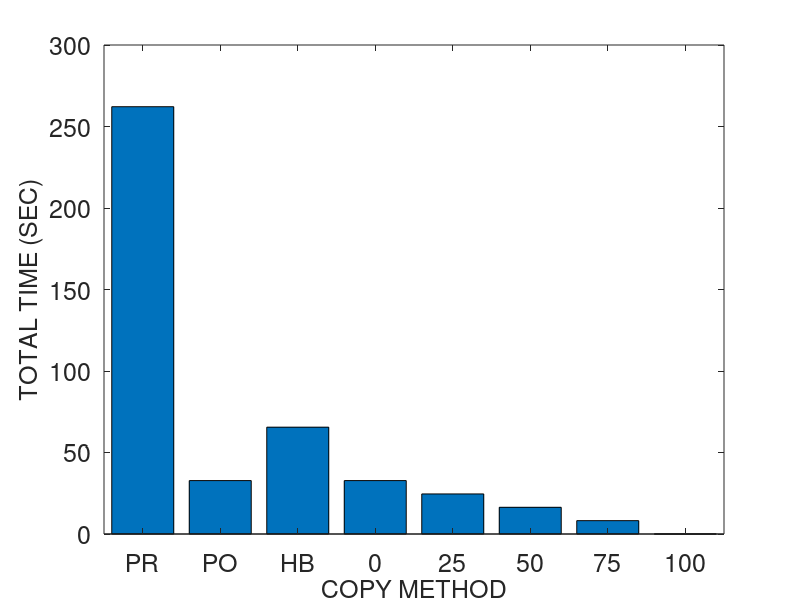
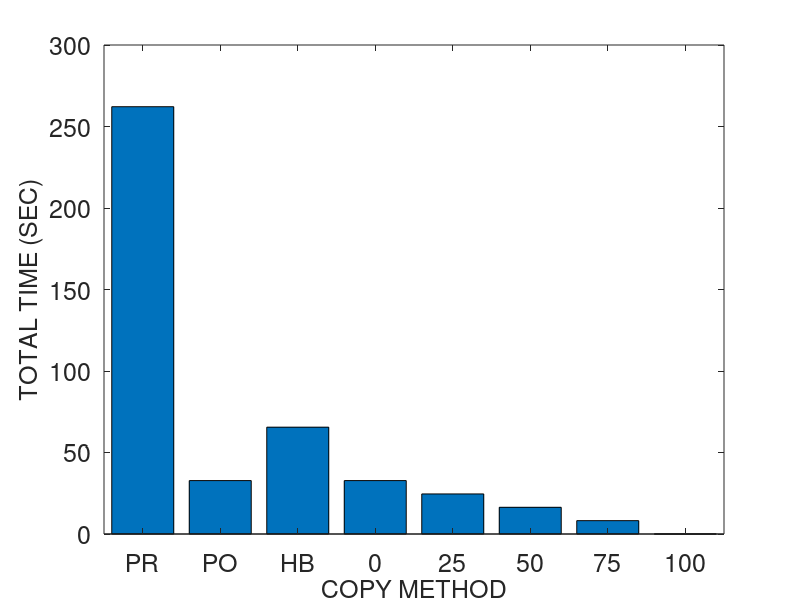
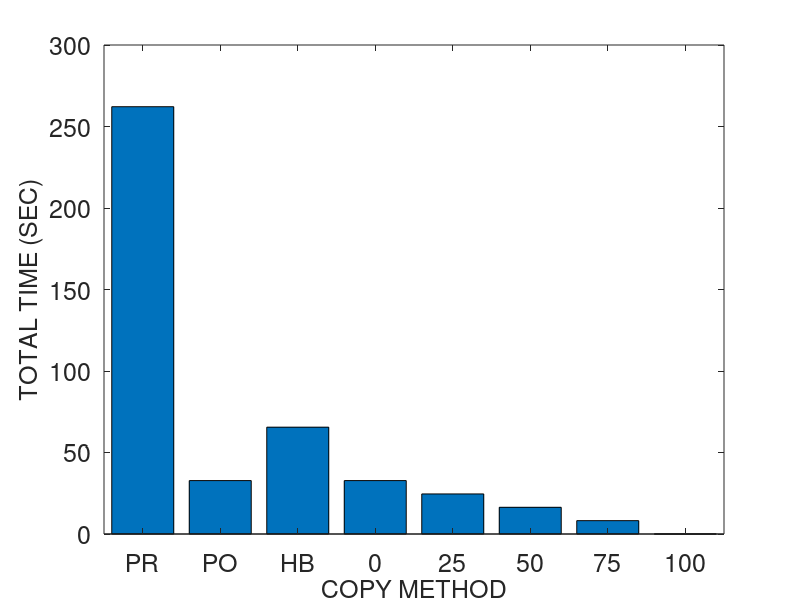
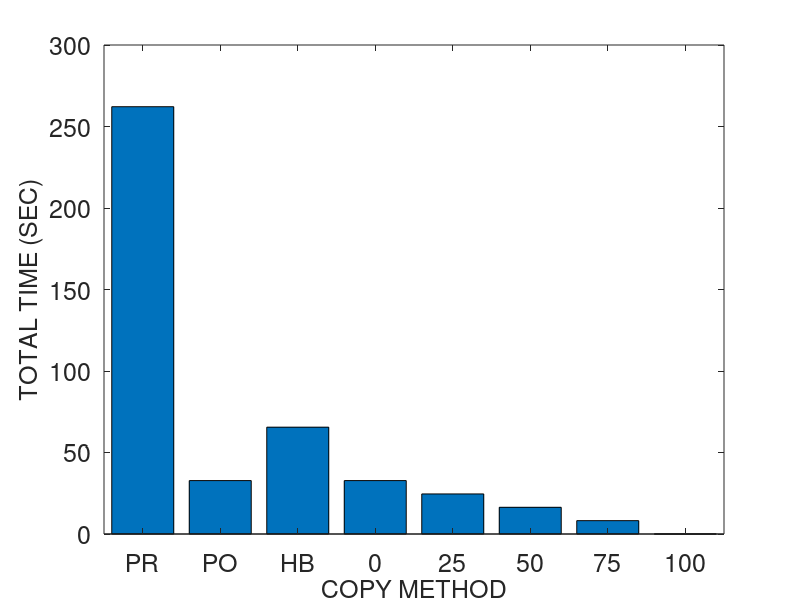

MATLAB code to generate these figures, in order:
% basic hybrid copy migration
	global wss numpages readrate dirtyrate pagesize b scinfo
	global totaltime downtime totaldata

% memory size in MB
r = 4096
r *= 1024 % convert to KB

% page dirty rate in percent (%): against to total memory pages
readrate = 0
prefix = strcat ("M4G_R", num2str(readrate))
readrate /= 100

dirtyrate = 100 
prefix = strcat (prefix, "_W", num2str(dirtyrate))
dirtyrate /= 100

% prediction accuracy 0 through 1
acc = 0

pagesize = 4 % in KB
numpages = r / pagesize

% delta compression rate
comp = 0.5 

% amount of CPU and device states in KB 
scinfo = 100

% working set size in number of pages
wss = numpages * 0.25

% 0: zero, 1: read, 2: dirtied, 3: inactive data
mem = zeros(1, numpages);

run = 1

%prefix = strcat (prefix, "_acc", num2str(acc), "_r", num2str(run))

% bandwidth in gbps
b = 1000 
b = b * 1024/8 % convert to KB

%fontsize = 10
fontsize = 18
%fontsize = 20

totaltime = 0;
downtime = 0;
totaldata = 0;

A = zeros(8, 3);

%%%%%%%%%%%%%%%%%%%%%%%%%%%%%%
% precopy migration
%%%%%%%%%%%%%%%%%%%%%%%%%%%%%%
fprintf('\n')
disp('==================== Precopy migration ====================')
% iterations
present = numpages * pagesize
iter = 0
while present > 50 && iter < 29 && totaldata < 4*r
	pretime = present / b
	totaltime += pretime
	totaldata += present
	present = numpages * pagesize * dirtyrate 
	%dirts = wss * dirtyrate
	iter += 1
end

% stop-and-copy phase
% stop conditions: 29 iterations, 50 pages, 4 memory size sent
scsent = scinfo + present * pagesize
downtime = scsent / b
totaltime += downtime
totaldata += scsent

% network fault rate
NFR = 0

A (1, 1) = totaltime;
A (1, 2) = downtime;
A (1, 3) = totaldata;

%%%%%%%%%%%%%%%%%%%%%%%%%%%%%%
% postcopy migration
%%%%%%%%%%%%%%%%%%%%%%%%%%%%%%
fprintf('\n')
disp('===================== Postcopy migration ======================')
totaltime = 0;
downtime = 0;
totaldata = 0;

% stop-and-copy phase
scsent = scinfo
downtime = scsent / b
totaltime += downtime
totaldata += scsent

% prepaging (bubbling) and on-demand paging
postsent = r
posttime = postsent/b
totaltime += posttime
totaldata += postsent
% network fault rate
NFR = 0.2

A (2, 1) = totaltime;
A (2, 2) = downtime;
A (2, 3) = totaldata;

%%%%%%%%%%%%%%%%%%%%%%%%%%%%%%
% hybrid copy migration
%%%%%%%%%%%%%%%%%%%%%%%%%%%%%%
fprintf('\n')
disp('==================== Hybrid copy migration ====================')
totaltime = 0;
downtime = 0;
totaldata = 0;

% precopy phase: single iteration
present = r
pretime = present / b
totaltime += pretime
totaldata += present

% stop-and-copy phase
bitmapsize = numpages * dirtyrate/8/1024 % KB
scsent = scinfo + bitmapsize
downtime = scsent / b
totaltime += downtime
totaldata += scsent

% postcopy phase: prepaging (bubbling) and on-demand paging
%dirts = wss * dirtyrate
dirts = numpages * dirtyrate
postsent = dirts * pagesize
posttime = postsent/b
totaltime += posttime
totaldata += postsent
% network fault rate
NFR = 0.2

A (3, 1) = totaltime;
A (3, 2) = downtime;
A (3, 3) = totaldata;

%%%%%%%%%%%%%%%%%%%%%%%%%%%%%%
% proactive hybrid copy migration
%%%%%%%%%%%%%%%%%%%%%%%%%%%%%%
%disp(char(10))
fprintf('\n')
disp('=============== Proactive hybrid copy migration ================')

function [tt, dt, td] = prohybrid(acc)
	global wss numpages readrate dirtyrate pagesize b scinfo
	global totaltime downtime totaldata

	totaltime = 0;
	downtime = 0;
	totaldata = 0;

% precopy phase
% LRU, PFR

% scan the dirtied pages
% for dirtied pages
% 	mark dirtied (1)
% 	mem(random (1, wss * 0.1))	
%randperm(int64(wss * 0.1));
% for read pages
% 	mark read (2)
% 	mem (random (wss * 0.1, wss * 0.2))

% for pages
% 	predict read/write

% send the pages most likely to be read and least likely to be dirtied
% do not send the pages most likely to be dirtied
% construct queue with the order of p1/p2
%reads = numpages * 0.4 
% total read rate = wss * read_rate = 0.25 * 0.16 = 0.04 (4%)
%read_rate = 0.16
%read_rate = 0.04 % 4% of total memory
% total write rate = wss * write_rate = 0.25 * 0.16 = 0.04 (4%)
%write_rate = 0.16
%write_rate = 0.04 % 4% of total memory
% simple case: readonly pages (RO) - zero dirtied pages 
%RO = 0.3
	pred_pages = numpages * readrate * acc

% LRU
% for LRU queue
% 	mark sent
%	insert the pages into cache and perform delta compression

	present = pred_pages * pagesize
	pretime = present/b
	totaltime += pretime
	totaldata += present

	% stop-and-copy phase
	% send the CPU and device states
	bitmapsize = numpages * dirtyrate / 8 / 1024 % KB
	scsent = scinfo + bitmapsize
	downtime = scsent/b
	totaltime += downtime
	totaldata += scsent

	% postcopy phase
	postsent = (numpages - pred_pages) * pagesize

	% exclude the predicted dirtied pages 
	pred_dirts = numpages * dirtyrate * acc
	postsent = (numpages - pred_pages - pred_dirts) * pagesize
	posttime = postsent/b
	totaltime += posttime
	totaldata += postsent
end

% network fault rate
NFR = 0.2

prohybrid(acc)
A (4, 1) = totaltime;
A (4, 2) = downtime;
A (4, 3) = totaldata;

acc = 0.25
prohybrid(acc);
A (5, 1) = totaltime;
A (5, 2) = downtime;
A (5, 3) = totaldata;

acc = 0.5
prohybrid(acc);
A (6, 1) = totaltime;
A (6, 2) = downtime;
A (6, 3) = totaldata;

acc = 0.75
prohybrid(acc);
A (7, 1) = totaltime;
A (7, 2) = downtime;
A (7, 3) = totaldata;

acc = 1
prohybrid(acc);
A (8, 1) = totaltime;
A (8, 2) = downtime;
A (8, 3) = totaldata

%%%%%%%%%%%%%%%%%%%%%%%%%%%%%%%%%%%%%%%%%%%%%%%%%%%%%%%
%                     plotting
% precopy
% postcopy
% hybrid
% pro-hybrid
%%%%%%%%%%%%%%%%%%%%%%%%%%%%%%%%%%%%%%%%%%%%%%%%%%%%%%%

%prefix = "M4G_R14W14_acc100_r1"
%prefix = strcat ("M4G_R", readrate, "W", dirtyrate, "acc", acc, "r", run)
%prefix = strcat (prefix, "W")
%prefix = strcat (prefix, dirtyrate)

dlmwrite (prefix, A, ' ')

%%%%%%%%%%%%%%%%%%%% total time %%%%%%%%%%%%%%%%%%%%%%
figure;
output = strcat(prefix, ".tt");
%output = prefix
%x = ['PRECOPY', 'POSTCOPY', 'HYBRID', 'PRO-HYBRID'];
%x = {'PRE', 'POST', 'HYBR', 'PROH100', 'PROH75', 'PROH50', 'PROH25', 'PROH0'};
%x = {'PR', 'PO', 'HB', '100', '75', '50', '25', '0'};
x = {'PR', 'PO', 'HB', '0', '25', '50', '75', '100'};
%x = {'1', '2', '3', '4', '5', '6', '7', '8'};
xinterval = 2
xintervals = 1:xinterval:(xinterval*length(x));
%xintervals = 1:3:3*length(x);
%xintervals = 1:4:4*length(x);
%plot(x, A(:,2)/1000000, x, A(:,3)/1000000, '-.*');
%plot(A(:,2));

%xtics = 1:4:16
%bar(xtics, A(:,1))
%bar(A(:,1), XTicksLabelStyle = Diagonal)
bar(xintervals, A(:,1))
%bar(A(:,1))
%set(gca, 'XTick', 1:4:32, 'XTickLabel', x, 'FontSize', fontsize)
set(gca, 'XTick', xintervals, 'XTickLabel', x, 'FontSize', fontsize)
%set(gca, 'XTickLabel', x, 'FontSize', fontsize)
xlabel('COPY METHOD', 'FontSize', fontsize);
ylabel('TOTAL TIME (SEC)', 'FontSize', fontsize);
%legend('PRECOPY', 'POSTCOPY', 'HYBRID', 'PRO-HYBRID');
%bar(x, A(:,1))

saveas (1, strcat(output, ".png"));
saveas (1, strcat(output, ".eps"));
saveas (1, strcat(output, ".emf"));

%%%%%%%%%%%%%%%%%%%% downtime %%%%%%%%%%%%%%%%%%%%%%
figure;
output = strcat(prefix, ".dt");

%bar(A(:,2))
bar(xintervals, A(:,2))
%set(gca, 'XTick', 1:8, 'XTickLabel', x, 'FontSize', fontsize)
set(gca, 'XTick', xintervals, 'XTickLabel', x, 'FontSize', fontsize)
xlabel('COPY METHOD', 'FontSize', fontsize);
ylabel('DOWNTIME (SEC)', 'FontSize', fontsize);

saveas (1, strcat(output, ".png"));
saveas (1, strcat(output, ".eps"));
saveas (1, strcat(output, ".emf"));

%%%%%%%%%%%%%%%%%%%% total data %%%%%%%%%%%%%%%%%%%%%%
figure;
output = strcat(prefix, ".td");

%bar(A(:,3))
bar(xintervals, A(:,3))
%set(gca, 'XTick', 1:8, 'XTickLabel', x, 'FontSize', fontsize)
set(gca, 'XTick', xintervals, 'XTickLabel', x, 'FontSize', fontsize)
xlabel('COPY METHOD', 'FontSize', fontsize);
ylabel('TOTAL DATA (KB)', 'FontSize', fontsize);

saveas (1, strcat(output, ".png"));
saveas (1, strcat(output, ".eps"));
saveas (1, strcat(output, ".emf"));
